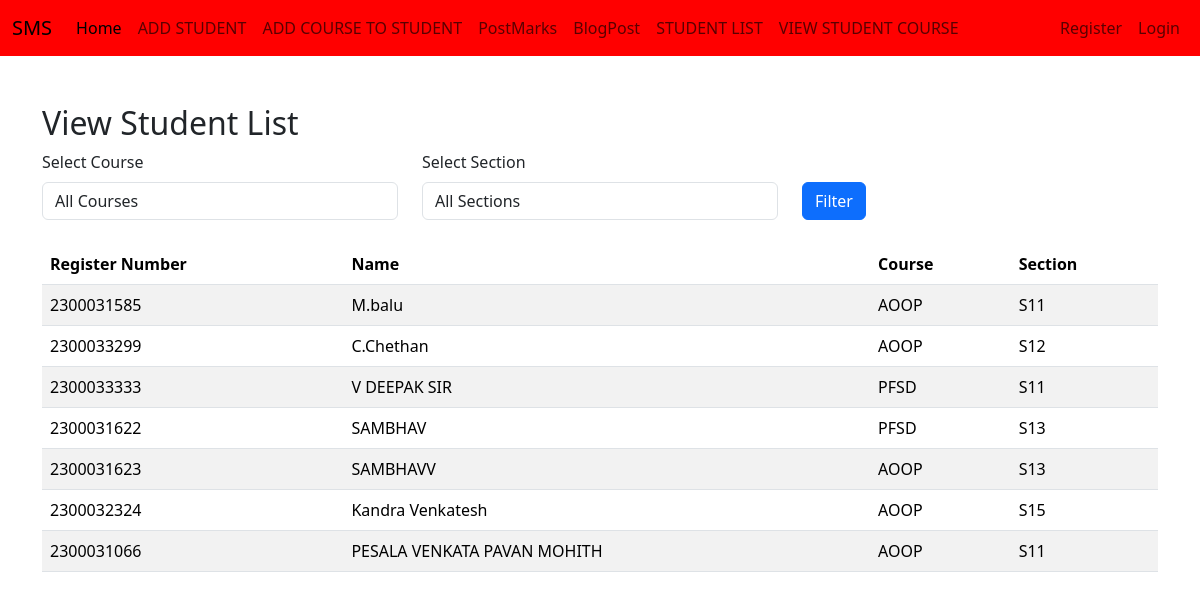
The app's page /facultyapp/view_student_list/ with its own data.
### adminapp/models.py (models this page shows, shortened)
class StudentList(models.Model):
    Register_Number = models.CharField(max_length=20, unique=True)
    Name = models.CharField(max_length=100)
    user = models.OneToOneField(User, on_delete=models.CASCADE, null=True)

### facultyapp/models.py (models this page shows, shortened)
class AddCourse(models.Model):
    COURSE_CHOICES = [
        ('AOOP', 'Advanced Object-Oriented Programming'),
        ('PFSD', 'Python Full Stack Development'),
    ]
    SECTION_CHOICES = [
        ('S11', 'Section S11'),
        ('S12', 'Section S12'),
        ('S13', 'Section S13'),
        ('S14', 'Section S14'),
        ('S15', 'Section S15'),
    ]
    student = models.ForeignKey(StudentList, on_delete=models.CASCADE)
    course = models.CharField(max_length=50, choices=COURSE_CHOICES)
    section = models.CharField(max_length=50, choices=SECTION_CHOICES)

### facultyapp/views.py (the view)
# urls.py: path('view_student_list/',views.view_student_list,name='view_student_list'),
def view_student_list(request):
    course = request.GET.get('course')
    section = request.GET.get('section')
    student_courses = AddCourse.objects.all()
    if course:
        student_courses = student_courses.filter(course=course)
    if section:
        student_courses = student_courses.filter(section=section)
    students = StudentList.objects.filter(id__in=student_courses.values('student_id'))
    course_choices = AddCourse.COURSE_CHOICES
    section_choices = AddCourse.SECTION_CHOICES
    context = {
        'students': students,
        'course_choices': course_choices,
        'section_choices': section_choices,
        'selected_course': course,
        'selected_section': section,
    }
    return render(request, 'facultyapp/view_student_list.html', context)

### templates/facultyapp/view_student_list.html (shortened to what this page needs)
{% extends 'Navbar/FacultyNavbar.html' %}
{% load static %}
{% block body %}
    <div class="container mt-5">
        <h2>View Student List</h2>
        <form method="get" class="mb-4">
            <div class="row">
                <div class="col-md-4">
                    <label for="course" class="form-label">Select Course</label>
                    <select name="course" id="course" class="form-control">
                        <option value="">All Courses</option>
                    </select>
                </div>
                <div class="col-md-4">
                    <label for="section" class="form-label">Select Section</label>
                    <select name="section" id="section" class="form-control">
                        <option value="">All Sections</option>
                    </select>
                </div>
                <div class="col-md-4 mt-4">
                    <button type="submit" class="btn btn-primary mt-2">Filter</button>
                </div>
            </div>
        </form>
        <table class="table table-striped">
            <thead>
                <tr>
                    <th>Register Number</th>
                    <th>Name</th>
                    <th>Course</th>
                    <th>Section</th>
                </tr>
            </thead>
            <tbody>
                {% if students %}
                    {% for student in students %}
                        <tr>
                            <td>{{ student.Register_Number }}</td>
                            <td>{{ student.Name }}</td>
                            <td>{{ student.addcourse_set.first.course }}</td>
                            <td>{{ student.addcourse_set.first.section }}</td>
                        </tr>
                    {% endfor %}
                {% else %}
                    <tr>
                        <td colspan="4" class="text-center">No students found.</td>
                    </tr>
                {% endif %}
            </tbody>
        </table>
    </div>
{% endblock %}

### records on screen
StudentList: Register_Number "2300031585", Name "M.balu", addcourse_set.first.course "AOOP", addcourse_set.first.section "S11"
StudentList: Register_Number "2300033299", Name "C.Chethan", addcourse_set.first.course "AOOP", addcourse_set.first.section "S12"
StudentList: Register_Number "2300033333", Name "V DEEPAK SIR", addcourse_set.first.course "PFSD", addcourse_set.first.section "S11"
StudentList: Register_Number "2300031622", Name "SAMBHAV", addcourse_set.first.course "PFSD", addcourse_set.first.section "S13"
StudentList: Register_Number "2300031623", Name "SAMBHAVV", addcourse_set.first.course "AOOP", addcourse_set.first.section "S13"
StudentList: Register_Number "2300032324", Name "Kandra Venkatesh", addcourse_set.first.course "AOOP", addcourse_set.first.section "S15"
StudentList: Register_Number "2300031066", Name "PESALA VENKATA PAVAN MOHITH", addcourse_set.first.course "AOOP", addcourse_set.first.section "S11"
